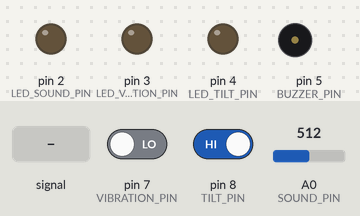
Simulated run of this sketch. Board: Arduino Uno, built with avr-gcc and run on an emulated ATmega328P. Parts: output pins drawn as LEDs (lit = HIGH), buzzer (waves = sounding). The inputs (shaded band) are chosen by the test bench; at power-on: pin 7 (VIBRATION_PIN) LOW, pin 8 (TILT_PIN) HIGH, A0 (SOUND_PIN) = 512. What the sketch prints to the serial monitor is not drawn.

Above: at 0.1 s.
1.5 s: pin 7 (VIBRATION_PIN) driven HIGH
At 2.7 s:
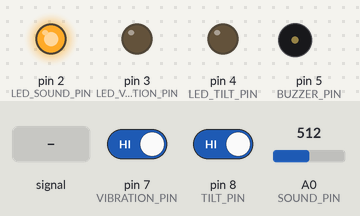
3.0 s: A0 (SOUND_PIN) fed a 200 Hz sine of ±255 counts around its level
At 3.94 s:
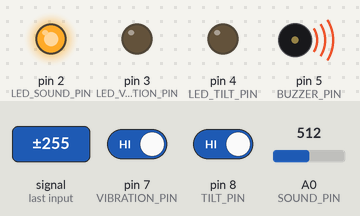
6.0 s: pin 8 (TILT_PIN) driven LOW
At 6.26 s:
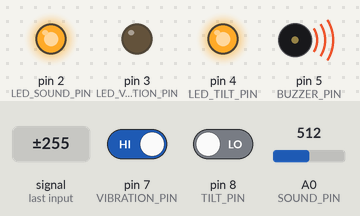
9.0 s: pin 7 (VIBRATION_PIN) driven LOW
At 9.66 s:
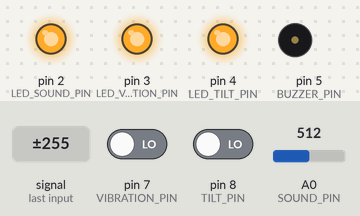
12.0 s: pin 8 (TILT_PIN) driven HIGH
At 12.5 s:
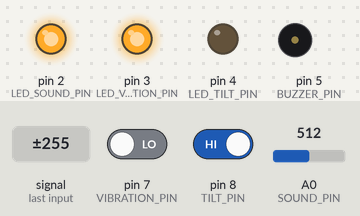
15.0 s: A0 (SOUND_PIN) fed a 2 Hz sine of ±306 counts around its level
Timing chart, 0 to 19.0 s (numbered marks = the images above; inputs shaded):
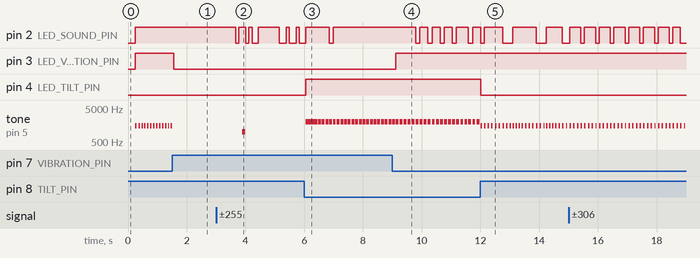

The sketch:

11_sound_vibration_tilt.ino
```cpp
/*
 * ========================================
 * 사운드 + 진동 + 기울기 센서 통합 예제
 * ========================================
 *
 * 기능:
 * - 사운드 센서: 소음 레벨 측정
 * - 진동 센서: 진동 감지
 * - 기울기 센서: 기울임 감지
 * - LED 및 부저 알림
 *
 * 하드웨어:
 * - 사운드 센서 (마이크 모듈)
 * - 진동 센서 (SW-420)
 * - 기울기 센서 (Tilt Switch)
 * - LED 3개
 * - 부저
 *
 * 작성일: 2026-01-30
 */

// ========================================
// 핀 정의
// ========================================
#define SOUND_PIN       A0    // 사운드 센서 아날로그
#define VIBRATION_PIN   7     // 진동 센서 디지털
#define TILT_PIN        8     // 기울기 센서 디지털

#define LED_SOUND_PIN   2     // 사운드 감지 LED
#define LED_VIBRATION_PIN 3   // 진동 감지 LED
#define LED_TILT_PIN    4     // 기울기 감지 LED
#define BUZZER_PIN      5     // 부저

// ========================================
// 상수 정의
// ========================================
#define SOUND_THRESHOLD     300   // 소음 임계값
#define SOUND_LOUD          600   // 큰 소리 임계값

#define UPDATE_INTERVAL     100   // 업데이트 주기 (ms)

// ========================================
// 전역 변수
// ========================================
int soundValue = 0;
bool vibrationDetected = false;
bool tiltDetected = false;

unsigned long previousMillis = 0;

// ========================================
// 초기화 함수
// ========================================
void setup() {
  Serial.begin(9600);
  Serial.println("========================================");
  Serial.println("  사운드 + 진동 + 기울기 센서 시스템");
  Serial.println("========================================");

  // 핀 모드 설정
  pinMode(SOUND_PIN, INPUT);
  pinMode(VIBRATION_PIN, INPUT);
  pinMode(TILT_PIN, INPUT_PULLUP);  // 풀업 저항 사용

  pinMode(LED_SOUND_PIN, OUTPUT);
  pinMode(LED_VIBRATION_PIN, OUTPUT);
  pinMode(LED_TILT_PIN, OUTPUT);
  pinMode(BUZZER_PIN, OUTPUT);

  // 초기 상태
  digitalWrite(LED_SOUND_PIN, LOW);
  digitalWrite(LED_VIBRATION_PIN, LOW);
  digitalWrite(LED_TILT_PIN, LOW);
  digitalWrite(BUZZER_PIN, LOW);

  Serial.println("[초기화 완료]");
  Serial.println("\n센서 임계값:");
  Serial.print("  사운드: ");
  Serial.println(SOUND_THRESHOLD);
  Serial.println("  진동: 디지털 감지");
  Serial.println("  기울기: 디지털 감지");
  Serial.println("========================================");
  Serial.println();
}

// ========================================
// 메인 루프
// ========================================
void loop() {
  unsigned long currentMillis = millis();

  // 일정 주기마다 측정
  if (currentMillis - previousMillis >= UPDATE_INTERVAL) {
    previousMillis = currentMillis;

    // 1. 센서 값 읽기
    readSensors();

    // 2. LED 및 부저 제어
    controlIndicators();

    // 3. 상태 출력
    printStatus();
  }
}

// ========================================
// 센서 읽기 함수
// ========================================
void readSensors() {
  // 사운드 센서 읽기
  soundValue = analogRead(SOUND_PIN);

  // 진동 센서 읽기 (LOW = 진동 감지)
  vibrationDetected = (digitalRead(VIBRATION_PIN) == LOW);

  // 기울기 센서 읽기 (LOW = 기울어짐)
  tiltDetected = (digitalRead(TILT_PIN) == LOW);
}

// ========================================
// LED 및 부저 제어 함수
// ========================================
void controlIndicators() {
  // 사운드 LED 제어
  if (soundValue > SOUND_THRESHOLD) {
    digitalWrite(LED_SOUND_PIN, HIGH);

    // 큰 소리일 때 부저
    if (soundValue > SOUND_LOUD) {
      tone(BUZZER_PIN, 1000, 100);
    }
  } else {
    digitalWrite(LED_SOUND_PIN, LOW);
  }

  // 진동 LED 제어
  if (vibrationDetected) {
    digitalWrite(LED_VIBRATION_PIN, HIGH);
    tone(BUZZER_PIN, 1500, 50);
  } else {
    digitalWrite(LED_VIBRATION_PIN, LOW);
  }

  // 기울기 LED 제어
  if (tiltDetected) {
    digitalWrite(LED_TILT_PIN, HIGH);
    tone(BUZZER_PIN, 2000, 100);
  } else {
    digitalWrite(LED_TILT_PIN, LOW);
  }
}

// ========================================
// 상태 출력 함수
// ========================================
void printStatus() {
  // 변화가 있을 때만 출력
  static int lastSound = 0;
  static bool lastVibration = false;
  static bool lastTilt = false;

  bool changed = false;

  // 사운드 변화 체크 (10 이상 차이)
  if (abs(soundValue - lastSound) > 10) {
    changed = true;
    lastSound = soundValue;
  }

  // 진동 변화 체크
  if (vibrationDetected != lastVibration) {
    changed = true;
    lastVibration = vibrationDetected;
  }

  // 기울기 변화 체크
  if (tiltDetected != lastTilt) {
    changed = true;
    lastTilt = tiltDetected;
  }

  // 변화가 있을 때만 출력
  if (changed) {
    Serial.println("--- 센서 상태 ---");

    // 사운드
    Serial.print("사운드: ");
    Serial.print(soundValue);
    Serial.print(" → ");
    Serial.println(getSoundLevel(soundValue));

    // 진동
    Serial.print("진동: ");
    Serial.println(vibrationDetected ? "감지됨 ⚠️" : "없음");

    // 기울기
    Serial.print("기울기: ");
    Serial.println(tiltDetected ? "기울어짐 ⚠️" : "정상");

    Serial.println("------------------");
    Serial.println();
  }
}

// ========================================
// 사운드 레벨 반환 함수
// ========================================
String getSoundLevel(int sound) {
  if (sound < SOUND_THRESHOLD) {
    return "조용함";
  } else if (sound < SOUND_LOUD) {
    return "보통";
  } else {
    return "시끄러움";
  }
}

// ========================================
// 데시벨 추정 함수 (근사값)
// ========================================
float estimateDecibel(int sound) {
  // 간단한 데시벨 추정 (실제로는 캘리브레이션 필요)
  if (sound < 100) {
    return 30.0;  // 매우 조용함
  }

  // 로그 스케일 근사
  float db = 20.0 * log10(sound / 100.0) + 40.0;
  return constrain(db, 30.0, 100.0);
}

// ========================================
// 진동 카운터 함수
// ========================================
void countVibrations(unsigned long duration) {
  Serial.print("[진동 카운트] ");
  Serial.print(duration / 1000);
  Serial.println("초간 측정...");

  int count = 0;
  unsigned long startTime = millis();
  bool lastState = false;

  while (millis() - startTime < duration) {
    bool currentState = (digitalRead(VIBRATION_PIN) == LOW);

    // 상태 변화 감지 (LOW → HIGH)
    if (currentState && !lastState) {
      count++;
      Serial.print(".");
    }

    lastState = currentState;
    delay(10);
  }

  Serial.println();
  Serial.print("[결과] 총 진동 횟수: ");
  Serial.println(count);
}

// ========================================
// 소음 모니터링 함수
// ========================================
void monitorNoise(unsigned long duration) {
  Serial.print("[소음 모니터링] ");
  Serial.print(duration / 1000);
  Serial.println("초간 측정...");

  int maxSound = 0;
  int minSound = 1023;
  long sumSound = 0;
  int samples = 0;

  unsigned long startTime = millis();

  while (millis() - startTime < duration) {
    int sound = analogRead(SOUND_PIN);

    if (sound > maxSound) maxSound = sound;
    if (sound < minSound) minSound = sound;
    sumSound += sound;
    samples++;

    delay(50);
  }

  int avgSound = sumSound / samples;

  Serial.println("\n[결과]");
  Serial.print("  최대: ");
  Serial.println(maxSound);
  Serial.print("  최소: ");
  Serial.println(minSound);
  Serial.print("  평균: ");
  Serial.println(avgSound);
}
```

Measured:
- after the input at 1.5 s, pin 3 (LED_VIBRATION_PIN): HIGH → LOW after 0.06 s; tone on pin 5 (BUZZER_PIN): goes on until 1.5 s, then stays silent
- after the input at 3.0 s, pin 2 (LED_SOUND_PIN): HIGH → LOW after 0.66 s, → HIGH 0.11 s later, → LOW 0.23 s later, → HIGH 0.11 s later, … (11 changes in this stretch); tone on pin 5 (BUZZER_PIN): silent → 1000 Hz after 0.89 s, → silent 0.10 s later
- after the input at 6.0 s, pin 4 (LED_TILT_PIN): LOW → HIGH after 0.05 s
- after the input at 9.0 s, pin 2 (LED_SOUND_PIN): goes 3 × (LOW 0.14 s, HIGH 0.28 s), LOW 0.14 s, HIGH 0.41 s, LOW 0.14 s, then HIGH, starting after 0.80 s; pin 3 (LED_VIBRATION_PIN): LOW → HIGH after 0.12 s
- after the input at 12.0 s, pin 4 (LED_TILT_PIN): HIGH → LOW at once
- by itself, tone on pin 5 (BUZZER_PIN): alternates 1500 Hz for 0.05 s and silent for 0.05 s
